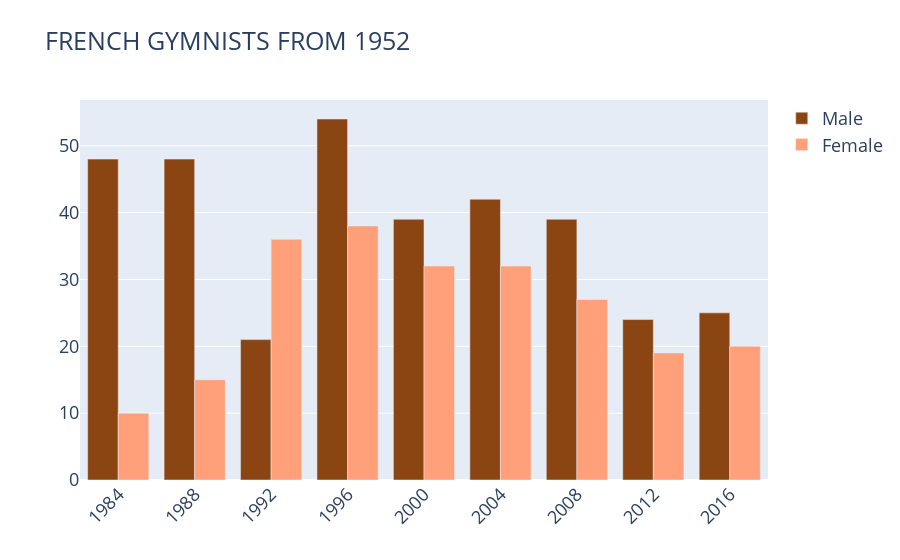

Here is the notebook cell this chart was saved with:
### Markdown cell above
Plotly representation of the above:

### Code cell
# done with graph objects

fig = go.Figure()
fig.add_trace(go.Bar(
    x=labels,
    y= y_m,
    name='Male',
    marker_color='saddlebrown'
))
fig.add_trace(go.Bar(
    x=labels,
    y=y_w,
    name='Female',
    marker_color='lightsalmon'
))

# Here we modify the tickangle of the xaxis, resulting in rotated labels.
fig.update_layout(barmode='group', xaxis_tickangle=-45, font=dict(size=18), title="FRENCH GYMNISTS FROM 1952")
fig.show()

### Figure 1 — Plotly figure (JSON) as saved in the notebook; plotly's stock layout.template omitted (floating-point values rounded to 4 significant figures)
{"data": [{"marker": {"color": "saddlebrown"}, "name": "Male", "type": "bar", "x": [1984, 1988, 1992, 1996, 2000, 2004, 2008, 2012, 2016], "y": [48, 48, 21, 54, 39, 42, 39, 24, 25]}, {"marker": {"color": "lightsalmon"}, "name": "Female", "type": "bar", "x": [1984, 1988, 1992, 1996, 2000, 2004, 2008, 2012, 2016], "y": [10, 15, 36, 38, 32, 32, 27, 19, 20]}], "layout": {"barmode": "group", "font": {"size": 18}, "title": {"text": "FRENCH GYMNISTS FROM 1952"}, "xaxis": {"tickangle": -45}}}
